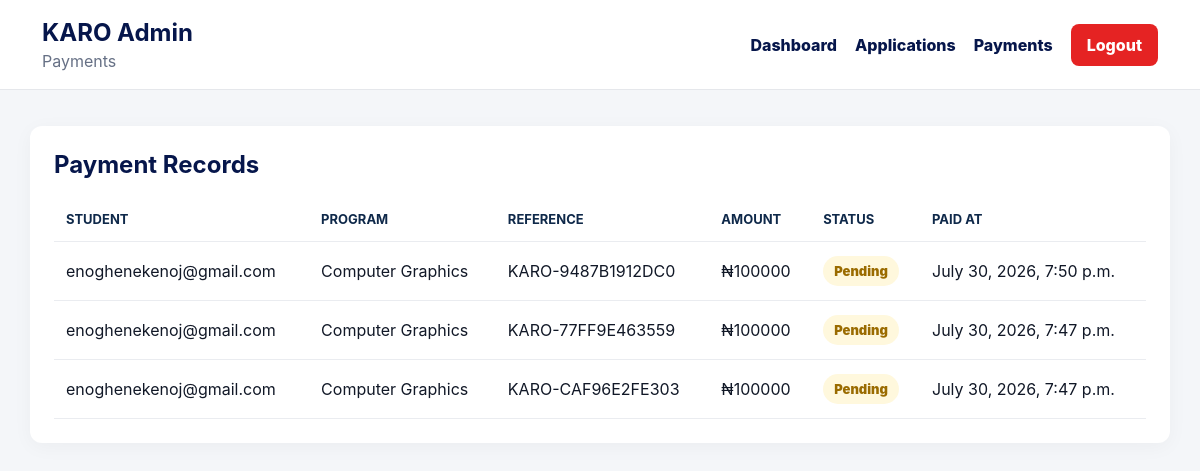
Screenshot of /admin-payments/ (signed in) with the database file from the repository.
### myapp/models.py (models this page shows, shortened)
class Payment(models.Model):
    STATUS_CHOICES = [
        ("Pending", "Pending"),
        ("Success", "Success"),
        ("Failed", "Failed"),
    ]
    student = models.ForeignKey(User, on_delete=models.CASCADE)
    application = models.ForeignKey(TrainingApplication, on_delete=models.CASCADE)
    amount = models.PositiveIntegerField()
    reference = models.CharField(max_length=100, unique=True)
    status = models.CharField(
        max_length=20,
        choices=STATUS_CHOICES,
        default="Pending"
    )
    gateway_response = models.CharField(max_length=255, blank=True)
    paid_at = models.DateTimeField(blank=True, null=True)
    created_at = models.DateTimeField(auto_now_add=True)

class TrainingApplication(models.Model):
    student = models.ForeignKey(User, on_delete=models.SET_NULL, blank=True, null=True)
    CATEGORY_CHOICES = [
        ("Adult", "Adult"),
        ("Children", "Children"),
    ]
    PROGRAM_CHOICES = [
        ("ICT", "ICT"),
        ("Computer for Beginners", "Computer for Beginners"),
        ("Computer Graphics", "Computer Graphics"),
        ("Plumbing", "Plumbing"),
        ("Electrical Electronics", "Electrical Electronics"),
        ("Solar System Installation", "Solar System Installation"),
        ("Alamaco & Aluminium Works", "Alamaco & Aluminium Works"),
    ]
    DURATION_CHOICES = [
        ("3 months", "3 months"),
        ("6 months", "6 months"),
        ("1 year", "1 year"),
    ]
    STATUS_CHOICES = [
        ("Pending", "Pending"),
        ("Approved", "Approved"),
        ("Rejected", "Rejected"),
    ]
    surname = models.CharField(max_length=100)
    first_name = models.CharField(max_length=100)
    middle_name = models.CharField(max_length=100, blank=True)
    address = models.TextField()
    age = models.PositiveIntegerField()
    category = models.CharField(max_length=20, choices=CATEGORY_CHOICES)
    phone_number = models.CharField(max_length=20, blank=True)
    level_of_education = models.CharField(max_length=100)
    program = models.CharField(max_length=100, choices=PROGRAM_CHOICES)
    duration = models.CharField(max_length=20, choices=DURATION_CHOICES)
    start_date = models.DateField()
    end_date = models.DateField()
    guardian_name = models.CharField(max_length=100, blank=True)
    guardian_address = models.TextField(blank=True)
    guardian_phone_number = models.CharField(max_length=20, blank=True)
    student_passport = models.ImageField(upload_to="passports/students/")
    guardian_passport = models.ImageField(upload_to="passports/guardians/")
    status = models.CharField(max_length=20, choices=STATUS_CHOICES, default="Pending")
    application_date = models.DateTimeField(auto_now_add=True)
    admin_message = models.TextField(blank=True)
    admin_notes = models.TextField(blank=True)
    reviewed_at = models.DateTimeField(blank=True, null=True)

### myapp/views.py (the view)
# urls.py: path("admin-payments/", views.admin_payments, name="admin_payments"),
@login_required
@user_passes_test(is_admin)
def admin_payments(request):
    payments = Payment.objects.select_related(
        "student",
        "application"
    ).order_by("-created_at")
    return render(request, "myapp/admin_payments.html", {
        "payments": payments,
    })

### myapp/views.py (called while the page is built)
def is_admin(user):
    return user.is_staff

### templates/myapp/admin_payments.html (shortened to what this page needs)
{% load static %}
<!DOCTYPE html>
<html lang="en">
<head>
    <link rel="stylesheet" href="{% static 'css/home.css' %}?v=50">
</head>
<body class="admin-page">
<header class="admin-topbar">
    <div>
        <h2>KARO Admin</h2>
        <p>Payments</p>
    </div>
    <nav>
        <a href="/admin-dashboard/">Dashboard</a>
        <a href="/admin-applications/">Applications</a>
        <a href="/admin-payments/">Payments</a>
        <a href="/logout/" class="admin-logout">Logout</a>
    </nav>
</header>
<main class="admin-layout">
    <section class="admin-panel">
        <div class="panel-heading">
            <h2>Payment Records</h2>
        </div>
        <div class="admin-table-wrap">
            <table class="admin-table">
                <thead>
                    <tr>
                        <th>Student</th>
                        <th>Program</th>
                        <th>Reference</th>
                        <th>Amount</th>
                        <th>Status</th>
                        <th>Paid At</th>
                    </tr>
                </thead>
                <tbody>
                    {% for payment in payments %}
                        <tr>
                            <td>{{ payment.student.email }}</td>
                            <td>{{ payment.application.program }}</td>
                            <td>{{ payment.reference }}</td>
                            <td>₦{{ payment.amount }}</td>
                            <td><span class="status-pill {{ payment.status|lower }}">{{ payment.status }}</span></td>
                            <td>{{ payment.paid_at|default:payment.created_at }}</td>
                        </tr>
                    {% empty %}
                        <tr>
                            <td colspan="6">No payment records yet.</td>
                        </tr>
                    {% endfor %}
                </tbody>
            </table>
        </div>
    </section>
</main>
</body>
</html>

### static/css/home.css (style rules this page uses)
body { margin: 0; font-family: Arial, sans-serif; background: #f5f7fb; color: #111827; }
.admin-page { margin: 0; background: #f4f6f9; color: #111827; font-family: Inter, "Segoe UI", system-ui, Arial, sans-serif; }
.admin-topbar { display: flex; justify-content: space-between; align-items: center; gap: 24px; padding: 18px 42px; background: #ffffff; border-bottom: 1px solid #e5e7eb; }
.admin-topbar h2 { margin: 0; color: #06164b; }
.admin-topbar p { margin: 4px 0 0; color: #667085; }
.admin-topbar nav { display: flex; align-items: center; gap: 18px; }
.admin-topbar a { color: #06164b; font-weight: 800; text-decoration: none; }
.admin-logout { padding: 11px 16px; color: #ffffff !important; background: #e52323; border-radius: 8px; }
.admin-layout { max-width: 1180px; margin: 0 auto; padding: 36px 20px; }
.admin-panel { background: #ffffff; padding: 24px; border-radius: 12px; box-shadow: 0 4px 20px rgba(0, 0, 0, 0.04); }
.panel-heading { display: flex; justify-content: space-between; align-items: center; gap: 18px; margin-bottom: 18px; }
.panel-heading h2 { margin: 0; color: #06164b; }
.admin-table-wrap { overflow-x: auto; }
.admin-table { width: 100%; border-collapse: collapse; }
.admin-table th, .admin-table td { padding: 14px 12px; text-align: left; border-bottom: 1px solid #eaecf0; }
.admin-table th { color: #0f294a; font-size: 13px; text-transform: uppercase; }
.status-pill { display: inline-flex; padding: 7px 11px; border-radius: 999px; font-size: 13px; font-weight: 900; }
.status-pill.pending { color: #9a6b00; background: #fff8dd; }
body { margin: 0; font-family: "Inter", Arial, sans-serif; background: #f6f8fc; color: #0f172a; }
html { scroll-behavior: smooth; }
* { box-sizing: border-box; }

### rows the page displays
Payment: student.email "enoghenekenoj@gmail.com", application.program "Computer Graphics", reference "KARO-9487B1912DC0", amount "100000", status "Pending", paid_at "July 30, 2026, 7:50 p.m."
Payment: student.email "enoghenekenoj@gmail.com", application.program "Computer Graphics", reference "KARO-77FF9E463559", amount "100000", status "Pending", paid_at "July 30, 2026, 7:47 p.m."
Payment: student.email "enoghenekenoj@gmail.com", application.program "Computer Graphics", reference "KARO-CAF96E2FE303", amount "100000", status "Pending", paid_at "July 30, 2026, 7:47 p.m."
